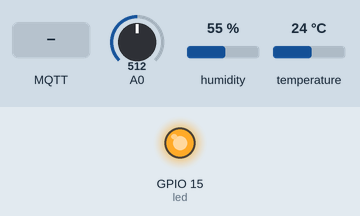
This sketch was run on a simulated ESP8266 (NodeMCU). Shown: output pins drawn as LEDs (lit = HIGH). The inputs (shaded band) are chosen by the test bench; at power-on: A0 = 512, humidity 55 %, temperature 24 °C. WiFi joins after 1.5 s; servers stay silent unless stated; no MQTT or app messages arrive unless stated; what the sketch prints to the serial monitor is not drawn.

Above: at 2.7 s.
2.8 s: MQTT message "on" arrives on the first subscribed topic
At 3.1 s:
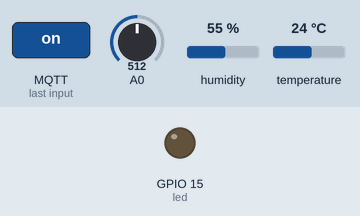
5.8 s: MQTT message "off" arrives on the first subscribed topic
At 6.6 s:
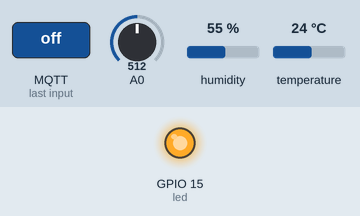
Timing chart, 0 to 8.8 s (numbered marks = the images above; inputs shaded):
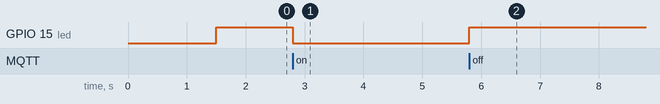

The sketch:

Exerccise_2-1.ino
```cpp
#include <ESP8266WiFi.h>
#include <DHT.h>
#include <PubSubClient.h>
#define ldr A0
#define DHTPIN 0
#define DHTTYPE DHT22
#define led 15


const char* ssid = "Mairu";
const char* password = "12345678";
const char* mqtt_server = "192.168.225.11";
const int mqtt_port = 1883;
const char* mqtt_Client = "esp-8266-phalat";
const char* mqtt_username = "phalat";
const char* mqtt_password = "12345678";

char msg[150];

DHT dht(DHTPIN, DHTTYPE);
WiFiClient espClient;
PubSubClient client(espClient);

void setup() {
  Serial.begin(9600);
  dht.begin();
  Serial.println();
  Serial.print("Connecting to ");
  Serial.println(ssid);
  WiFi.begin(ssid, password);
  while (WiFi.status() != WL_CONNECTED) {
    delay(500);
    Serial.print(".");
  }
  Serial.println("");
  Serial.println("WiFi connected");
  Serial.println("IP address: ");
  Serial.println(WiFi.localIP());
  client.setServer(mqtt_server, mqtt_port);
  client.setCallback(callback);
  pinMode(led, OUTPUT);
  digitalWrite(led, HIGH);
}

void callback(char* topic, byte* payload, unsigned int length) {
  Serial.print("Message arrived [");
  Serial.print(topic);
  Serial.print("] ");
  String(message);
  for (int i = 0; i < length; i++) {
    message = message + (char)payload[i];
  }
  Serial.println(message);

  if (String(topic) == "control/led") {
    if (message == "on") {
      digitalWrite(led, LOW);
      Serial.println("LED ON");
      client.publish("control/led/status", "LED ON");
    } else if (message == "off") {
      digitalWrite(led, HIGH);
      Serial.println("LED OFF");
      client.publish("control/led/status", "LED OFF");
    }
  }
}

void reconnect() {
  while (!client.connected()) {
    Serial.print("Attempting MQTT connection…");
    if (client.connect(mqtt_Client, mqtt_username, mqtt_password)) {
      Serial.println("connected");
      client.subscribe("control/led");
    } else {
      Serial.print("failed, rc=");
      Serial.print(client.state());
      Serial.println("try again in 5 seconds");
      delay(5000);
    }
  }
}
float ADC_value = 0.0048828125;
boolean flag = 0;
unsigned long pre = 0;
long inter = 2000;
void loop() {
  if (!client.connected()) {
    reconnect();
  }
  client.loop();
  unsigned long cur = millis();
  if (cur - pre > inter) {
    pre = cur;
    flag = 1;
  }
  if (flag == 1) {
    flag = 0;
    int value = analogRead(A0);
    int lux = int((250.000000 / (ADC_value * value)) - 50.000000);
    float humidity = dht.readHumidity();
    float temperature = dht.readTemperature();
    String data = String(humidity) + "," + String(temperature) + "," + String(lux);
    Serial.println(data);
    data.toCharArray(msg, (data.length() + 1));
    client.publish("phalat/data", msg);
  }
}
```

Measured:
- after the input at 2.8 s, GPIO 15 (led): HIGH → LOW at once
- after the input at 5.8 s, GPIO 15 (led): LOW → HIGH at once
